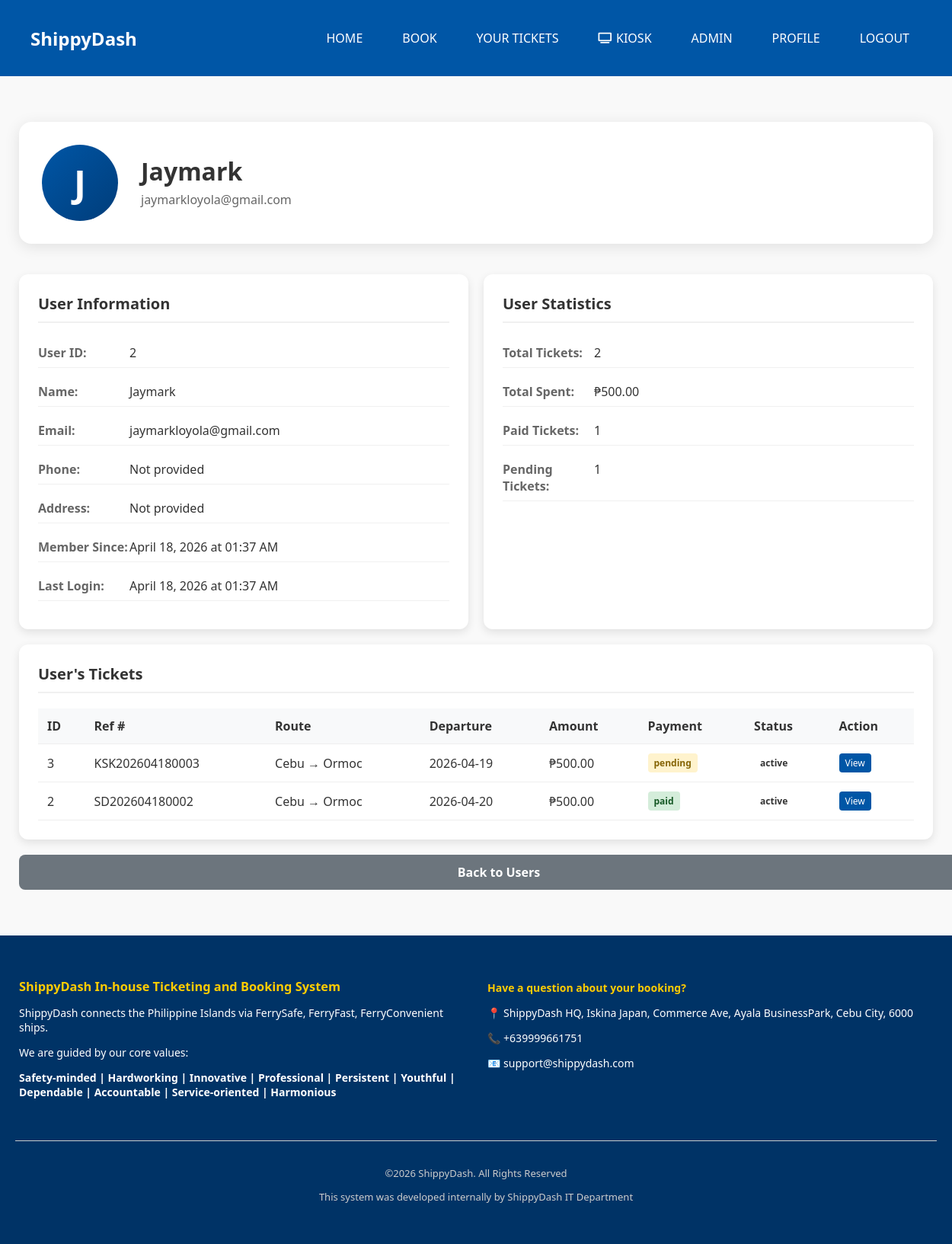
The app's page /admin/user/2 (signed in) with its own data.
### ticketingsystem.py (models this page shows, shortened)
class User(db.Model):
    id = db.Column(db.Integer, primary_key=True)
    name = db.Column(db.String(100), nullable=False)
    email = db.Column(db.String(120), unique=True, nullable=False)
    password = db.Column(db.String(200), nullable=False)
    is_admin = db.Column(db.Boolean, default=False)
    is_active = db.Column(db.Boolean, default=True)
    profile_picture = db.Column(db.String(200), nullable=True)
    phone = db.Column(db.String(20), nullable=True)
    address = db.Column(db.String(200), nullable=True)
    created_at = db.Column(db.DateTime, default=datetime.utcnow)
    last_login = db.Column(db.DateTime, nullable=True)
    reset_token = db.Column(db.String(200), nullable=True)
    reset_token_expiry = db.Column(db.DateTime, nullable=True)

class Ticket(db.Model):
    id = db.Column(db.Integer, primary_key=True)
    user_id = db.Column(db.Integer, db.ForeignKey('user.id'), nullable=False)
    passenger_name = db.Column(db.String(100), nullable=False)
    passenger_email = db.Column(db.String(120), nullable=False)
    passenger_phone = db.Column(db.String(20), nullable=True)
    route = db.Column(db.String(200), nullable=False)
    departure_date = db.Column(db.String(50), nullable=False)
    departure_time = db.Column(db.String(50), default="08:00 AM")
    return_date = db.Column(db.String(50), nullable=True)
    return_time = db.Column(db.String(50), nullable=True)
    trip_type = db.Column(db.String(20), nullable=False, default="one-way")
    amount = db.Column(db.Float, nullable=False, default=0.0)
    payment_status = db.Column(db.String(50), default="pending")
    payment_method = db.Column(db.String(50), nullable=True)
    payment_intent_id = db.Column(db.String(100), nullable=True)
    checkout_session_id = db.Column(db.String(100), nullable=True)
    checkout_url = db.Column(db.String(500), nullable=True)
    reference_number = db.Column(db.String(50), unique=True, nullable=True)
    status = db.Column(db.String(50), default="active")
    seat_number = db.Column(db.String(20), nullable=True)
    special_requests = db.Column(db.Text, nullable=True)
    verification_code = db.Column(db.String(20), nullable=True)
    created_at = db.Column(db.DateTime, default=datetime.utcnow)
    updated_at = db.Column(db.DateTime, onupdate=datetime.utcnow)
    user = db.relationship('User', backref=db.backref('tickets', lazy=True))

### ticketingsystem.py (the view)
@app.route('/admin/user/<int:user_id>')
@admin_required
def admin_user_detail(user_id):
    user = User.query.get_or_404(user_id)
    user_tickets = Ticket.query.filter_by(user_id=user_id).order_by(Ticket.created_at.desc()).all()
    return render_template('admin/user_detail.html', user=user, tickets=user_tickets)

### ticketingsystem.py (called while the page is built)
def admin_required(f):
    @wraps(f)
    def decorated_function(*args, **kwargs):
        if 'user_id' not in session:
            flash('Please login to access this page.', 'error')
            return redirect(url_for('login'))
        user = User.query.get(session['user_id'])
        if not user or not user.is_admin:
            flash('You do not have permission to access this page.', 'error')
            return redirect(url_for('home'))
        return f(*args, **kwargs)
    return decorated_function

### Templates/admin/user_detail.html (shortened to what this page needs)
{% extends "base.html" %}
{% block content %}
<div class="admin-container">
    <div class="profile-header">
        <div class="profile-avatar">
            <div class="avatar-circle">
                {{ user.name[0]|upper }}
            </div>
        </div>
        <div class="profile-title">
            <h1>{{ user.name }}</h1>
            <p class="profile-email">{{ user.email }}</p>
        </div>
    </div>
    <div class="profile-grid">
        <div class="profile-card">
            <h2>User Information</h2>
            <div class="info-row">
                <span class="info-label">User ID:</span>
                <span class="info-value">{{ user.id }}</span>
            </div>
            <div class="info-row">
                <span class="info-label">Name:</span>
                <span class="info-value">{{ user.name }}</span>
            </div>
            <div class="info-row">
                <span class="info-label">Email:</span>
                <span class="info-value">{{ user.email }}</span>
            </div>
            <div class="info-row">
                <span class="info-label">Phone:</span>
                <span class="info-value">{{ user.phone or 'Not provided' }}</span>
            </div>
            <div class="info-row">
                <span class="info-label">Address:</span>
                <span class="info-value">{{ user.address or 'Not provided' }}</span>
            </div>
            <div class="info-row">
  <span class="info-label">Member Since:</span>
  <span class="info-value">{{ user.created_at.strftime('%B %d, %Y at %I:%M %p') if user.created_at else 'N/A' }}</span>
</div>
<div class="info-row">
  <span class="info-label">Last Login:</span>
  <span class="info-value">{{ user.last_login.strftime('%B %d, %Y at %I:%M %p') if user.last_login else 'Never' }}</span>
</div>
        </div>
        <div class="profile-card">
            <h2>User Statistics</h2>
            <div class="info-row">
                <span class="info-label">Total Tickets:</span>
                <span class="info-value">{{ tickets|length }}</span>
            </div>
            <div class="info-row">
                <span class="info-label">Total Spent:</span>
                <span class="info-value">₱{{ "%.2f"|format(tickets|selectattr('payment_status', 'equalto', 'paid')|sum(attribute='amount')) }}</span>
            </div>
            <div class="info-row">
                <span class="info-label">Paid Tickets:</span>
                <span class="info-value">{{ tickets|selectattr('payment_status', 'equalto', 'paid')|list|length }}</span>
            </div>
            <div class="info-row">
                <span class="info-label">Pending Tickets:</span>
                <span class="info-value">{{ tickets|selectattr('payment_status', 'equalto', 'pending')|list|length }}</span>
            </div>
        </div>
    </div>
    <div class="admin-card" style="margin-top: 20px;">
        <h2>User's Tickets</h2>
        <table class="data-table">
            <thead>
                <tr>
                    <th>ID</th>
                    <th>Ref #</th>
                    <th>Route</th>
                    <th>Departure</th>
                    <th>Amount</th>
                    <th>Payment</th>
                    <th>Status</th>
                    <th>Action</th>
                </tr>
            </thead>
            <tbody>
                {% for ticket in tickets %}
                <tr>
                    <td>{{ ticket.id }}</td>
                    <td>{{ ticket.reference_number }}</td>
                    <td>{{ ticket.route }}</td>
                    <td>{{ ticket.departure_date }}</td>
                    <td>₱{{ "%.2f"|format(ticket.amount) }}</td>
                    <td>
                        <span class="status-badge status-{{ ticket.payment_status }}">
                            {{ ticket.payment_status }}
                        </span>
                    </td>
                    <td>
                        <span class="status-badge status-{{ ticket.status }}">
                            {{ ticket.status }}
                        </span>
                    </td>
                    <td>
                        <a href="{{ url_for('admin_ticket_detail', ticket_id=ticket.id) }}" class="btn-small view">View</a>
                    </td>
                </tr>
                {% endfor %}
            </tbody>
        </table>
    </div>
    <div style="margin-top: 20px; text-align: center;">
        <a href="{{ url_for('admin_users') }}" class="auth-btn" style="display: inline-block; padding: 12px 30px;">Back to Users</a>
    </div>
</div>
{% endblock %}

### static/style.css (style rules this page uses)
body { margin: 0; font-family: 'Segoe UI', sans-serif; background-color: #f9f9f9; color: #333; }
.auth-btn { width: 100%; background-color: #ff6600; color: white; font-size: 18px; font-weight: bold; padding: 12px; border: none; border-radius: 8px; cursor: pointer; transition: background-color 0.3s ease; }

### Templates/admin/user_detail.html (style rules this page uses)
.admin-container { max-width: 1200px; margin: 40px auto; padding: 20px; }
.profile-header { display: flex; align-items: center; gap: 30px; margin-bottom: 40px; padding: 30px; background: white; border-radius: 16px; box-shadow: 0 4px 20px rgba(0,0,0,0.1); }
.avatar-circle { width: 100px; height: 100px; background: linear-gradient(135deg, #0056a6, #003d7a); border-radius: 50%; display: flex; align-items: center; justify-content: center; font-size: 48px; font-weight: bold; color: white; }
.profile-title h1 { margin: 0; color: #333; font-size: 32px; }
.profile-email { color: #666; font-size: 16px; margin: 5px 0; }
.profile-grid { display: grid; grid-template-columns: repeat(auto-fit, minmax(350px, 1fr)); gap: 20px; margin-bottom: 20px; }
.profile-card, .admin-card { background: white; padding: 25px; border-radius: 12px; box-shadow: 0 4px 12px rgba(0,0,0,0.1); }
.profile-card h2, .admin-card h2 { margin-top: 0; margin-bottom: 20px; color: #333; font-size: 20px; border-bottom: 2px solid #f0f0f0; padding-bottom: 10px; }
.info-row { display: flex; margin-bottom: 12px; padding: 8px 0; border-bottom: 1px solid #f0f0f0; }
.info-label { width: 120px; font-weight: 600; color: #666; }
.info-value { flex: 1; color: #333; }
.data-table { width: 100%; border-collapse: collapse; }
.data-table th, .data-table td { padding: 12px; text-align: left; border-bottom: 1px solid #eee; }
.data-table th { background: #f8f9fa; font-weight: 600; color: #333; }
.status-badge { padding: 4px 8px; border-radius: 4px; font-size: 12px; font-weight: bold; display: inline-block; }
.status-pending { background: #fff3cd; color: #856404; }
.status-paid { background: #d4edda; color: #155724; }
.btn-small { padding: 4px 8px; border: none; border-radius: 4px; font-size: 12px; cursor: pointer; text-decoration: none; display: inline-block; }
.btn-small.view { background: #0056a6; color: white; }
.auth-btn { background-color: #6c757d; color: white; border: none; border-radius: 8px; font-size: 16px; font-weight: 600; cursor: pointer; transition: background-color 0.3s ease; text-decoration: none; }

### records on screen
User: name "J", name "Jaymark", email "jaymarkloyola@gmail.com", id "2", phone "Not provided", address "Not provided", created_at "April 18, 2026 at 01:37 AM", last_login "April 18, 2026 at 01:37 AM"
Ticket: id "3", reference_number "KSK202604180003", route "Cebu → Ormoc", departure_date "2026-04-19", amount "500.00", payment_status "pending", status "active"
Ticket: id "2", reference_number "SD202604180002", route "Cebu → Ormoc", departure_date "2026-04-20", amount "500.00", payment_status "paid", status "active"

### other values on screen
{{ tickets|length }} "2"
{{ tickets|selectattr('payment_status', 'equalto', 'paid')|list|length }} "1"
{{ tickets|selectattr('payment_status', 'equalto', 'pending')|list|length }} "1"
